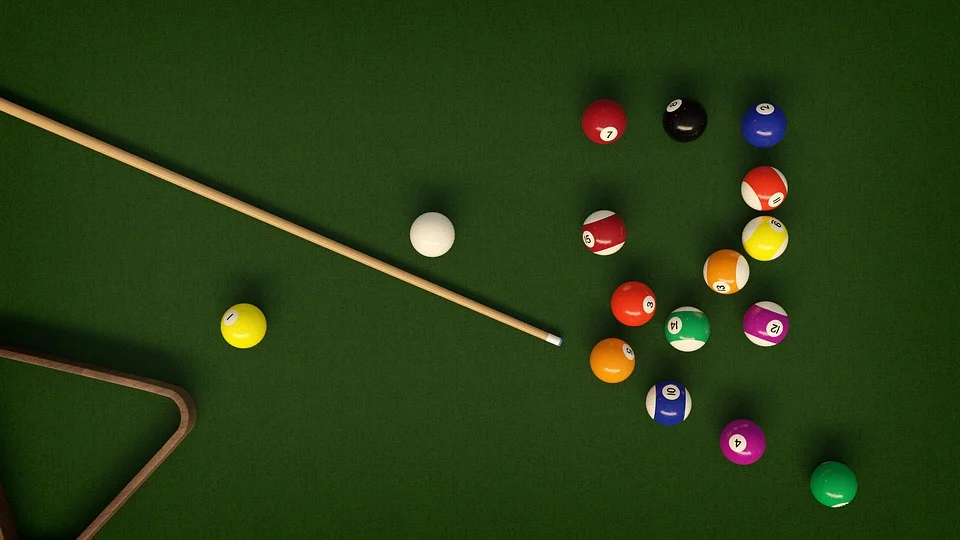
#> input picture openCV implementations/Test images/balls3.webp, 960 x 540 px, found by its file name; the run also reads 1 picture not shown here
$ python detectballs.py
#> lines starting #> are read from the running program, lines starting #| are printed output that depends on the picture; after the words box and inside, x2 and y2 are one past the last pixel; in counts of white or black regions, pixels touching at a corner belong together
#to detect balls
#and generate processsed image
import cv2
import numpy as np

width,height =1000,500

def nothing(x):
    pass
#hsv limits
lower = {'red':(2,135,109),
         'green':(54,0,69),
         'blue':(85,31,0),
         'yellow':(23,59,119),
         'orange':(9,150,135),
         'purple':(151,56,29),
         'burgundy':(177,47,0)
         }

upper = {'red':(9,255,255),
         'green':(80,255,255),
         'blue':(147,231,255),
         'yellow':(50,255,255),
         'orange':(23,255,255),
         'purple':(175,255,255),
         'burgundy':(255,255,255)
         }

# define standard colors for circle around the object
colors = {'red':(0,0,255),
          'green':(0,255,0),
          'blue':(255,0,0),
          'yellow':(0,255,217),
          'orange':(0,140,255),
          'purple':(151,56,29),
          'burgundy':(13,50,0)
          }

font = cv2.FONT_HERSHEY_SIMPLEX


frame = cv2.imread("venv/images/balls3.webp")
#> frame is the input picture: shape (540, 960, 3); mean B, G, R 19.4, 60.9, 40.8
h, w, c = frame.shape
#> h = 540; w = 960; c = 3
cv2.imwrite('testimg.jpg', frame)
wht = cv2.imread("venv/images/white.jpg")
wht =cv2.resize(wht,(w,h)) #same size whie back ground
#> wht: shape (540, 960, 3); every value is 255
cv2.imshow("Outputw",wht)
# [6 lines of commented-out code are left out]
blurred = cv2.GaussianBlur(frame,(11,11),0)
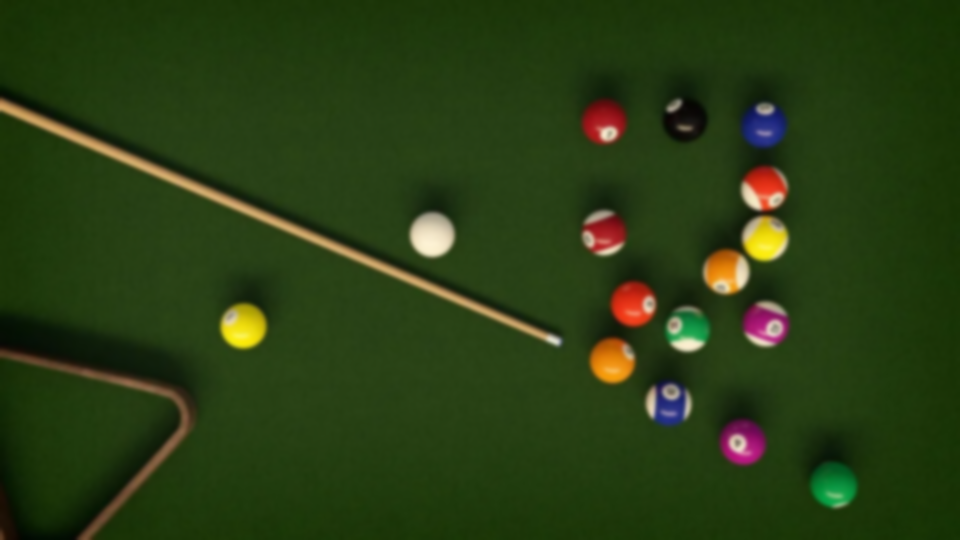
#> blurred: shape (540, 960, 3); mean B, G, R 19.4, 60.9, 40.8
hsv = cv2.cvtColor(frame,cv2.COLOR_BGR2HSV)
#> hsv: shape (540, 960, 3); mean H, S, V 47.2, 187.6, 64.4
    #for each color in dictionary check object in frame
for key, value in upper.items():
    kernel = np.ones((9,9),np.uint8)
    mask = cv2.inRange(hsv,lower[key],upper[key])
    #cv2.imshow("mask", mask)
    cv2.waitKey(0)
    mask = cv2.morphologyEx(mask,cv2.MORPH_OPEN,kernel)
    #cv2.imshow("mask1", mask)
    #cv2.waitKey(0)
    mask = cv2.morphologyEx(mask,cv2.MORPH_CLOSE,kernel)
    #cv2.imshow("mask2", mask)
    #cv2.waitKey(0)
    res1 = cv2.bitwise_and(frame, frame, mask=mask)
    #cv2.imshow("res", res1)
    #cv2.waitKey(0)


    #Calculate percentage of pixel colors
    output = cv2.countNonZero(mask)
    res = np.divide(float(output),mask.shape[0]*int(mask.shape[1] / 128))
    percent_colors = np.multiply((res),400) / 10000
    percent=(np.round(percent_colors*100,2))

    cnts = cv2.findContours(mask.copy(),cv2.RETR_LIST,cv2.CHAIN_APPROX_SIMPLE)[-2]
    cv2.drawContours(frame, cnts, -1, (10, 0, 200), 3)
    #for stripe balls (min areas)
    c1 = min(cnts, key=cv2.contourArea)
    ((x1, y1), radius1) = cv2.minEnclosingCircle(c1)
    #center calculation
    M1 = cv2.moments(c1)
    center1 = (int(M1["m10"] / M1["m00"]), int(M1["m01"] / M1["m00"]))
    #drawing circles
    cv2.circle(frame, (int(x1), int(y1)), int(radius1), colors[key], 2)
    cv2.circle(wht, (int(x1), int(y1)), int(radius1), colors[key], 2)
    #drwaing marker and text
    cv2.drawMarker(wht, center1, colors[key], markerType=cv2.MARKER_CROSS, thickness=2)
    cv2.putText(frame, 'Stripe-' + key, (int(x1 - radius1), int(y1 - radius1)), font, 0.6, colors[key], 2)
    cv2.putText(wht,  'Stripe-' + key, (int(x1 - radius1), int(y1 - radius1)), font, 0.6, colors[key], 2)
    center = None

    #For solid balls (max)
    #if len(cnts) > 0:
    c = max(cnts, key=cv2.contourArea)
    ((x,y), radius) = cv2.minEnclosingCircle(c)
    M = cv2.moments(c)
    center = (int(M["m10"] / M["m00"]),int(M["m01"] / M["m00"]))

    if radius > 0.5:
        #draw circles
        cv2.circle(frame,(int(x),int(y)),int(radius),colors[key],2)
        cv2.circle(wht, (int(x), int(y)), int(radius), colors[key], 2)
        #draw markers and text
        cv2.drawMarker(wht, center, colors[key], markerType=cv2.MARKER_CROSS, thickness=2)
        cv2.putText(frame,'solid-' +key,(int(x-radius),int(y-radius)),font,0.6,colors[key],2)
        cv2.putText(wht, 'solid-' + key, (int(x - radius), int(y - radius)), font, 0.6, colors[key], 2)
#> this loop made 7 passes
#> (output, res, percent_colors, percent, x1, y1, radius1, center1) on passes 2 to 7: (2371, 0.627, 0.0251, 2.51, 694, 325, 19.8, (693, 325)), (2218, 0.587, 0.0235, 2.35, 669.1, 410, 17.75, (669, 411)), (2544, 0.673, 0.0269, 2.69, 766, 241, 22.36, (764, 241)), (2208, 0.584, 0.0234, 2.34, 721.7, 266.3, 20.16, (721, 266)), (2153, 0.57, 0.0228, 2.28, 758.5, 321, 17.61, (756, 320)), (720, 0.19, 0.00762, 0.76, 606.5, 228.5, 12.35, (607, 229))
#> (output, res, percent_colors, percent, x1, y1, radius1, x) on pass 1: (1980, 0.524, 0.021, 2.1, 765, 183, 19.7, 632.8)
#> pass 1, `mask = cv2.inRange(hsv,lower[key],upper[key])`:
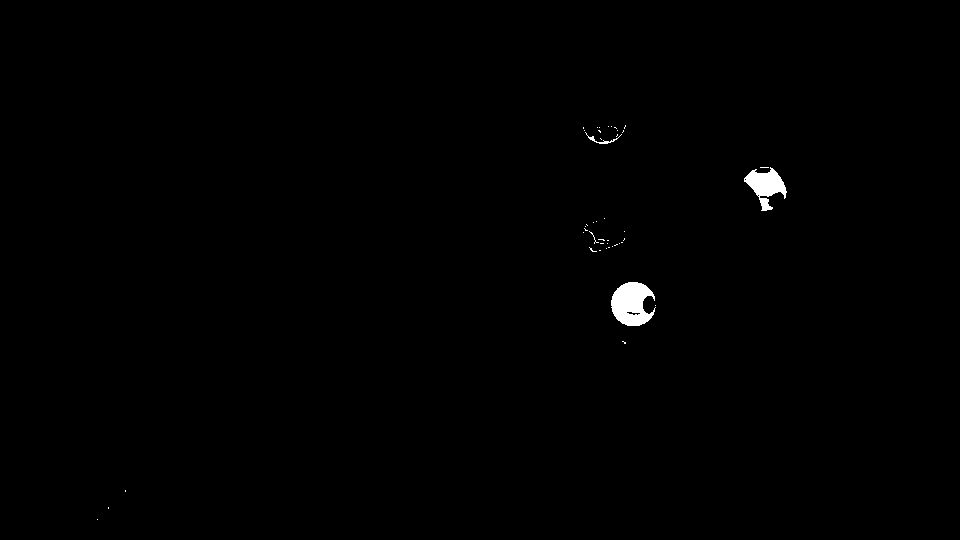
#> mask: shape (540, 960); 0.48% white; 44 white regions (41 under 20 px), largest, box (x1, y1, x2, y2) and area: (611, 282, 656, 326) 1373, (744, 167, 787, 211) 917, (585, 132, 622, 144) 76
#> pass 1, `mask = cv2.morphologyEx(mask,cv2.MORPH_OPEN,kernel)`:
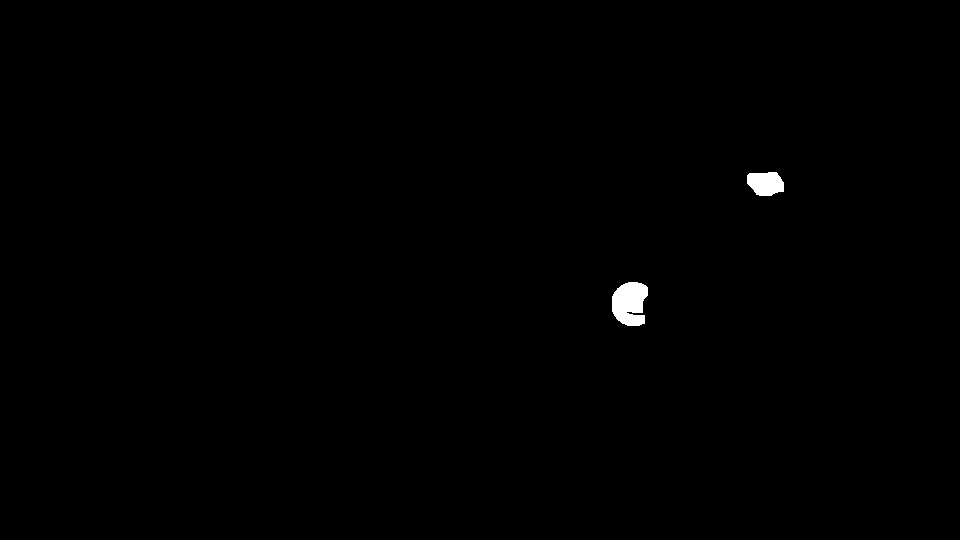
#> mask: shape (540, 960); 0.38% white; 2 white regions, box (x1, y1, x2, y2) and area: (612, 282, 648, 326) 1237, (747, 172, 784, 196) 714
#> after the loop:
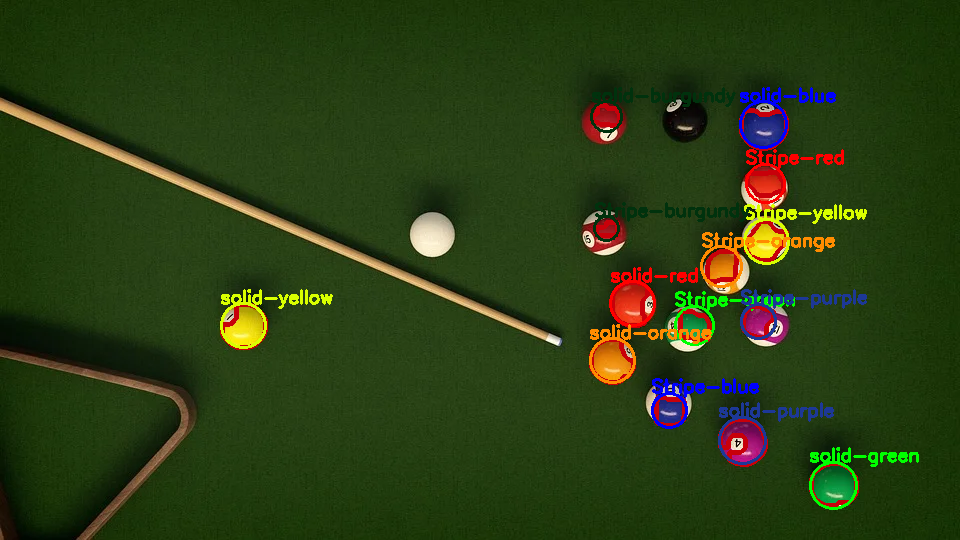
#> frame: shape (540, 960, 3); 4.04% of pixels changed, all inside (x1, y1, x2, y2) = (220, 87, 919, 510)
#> after the loop:
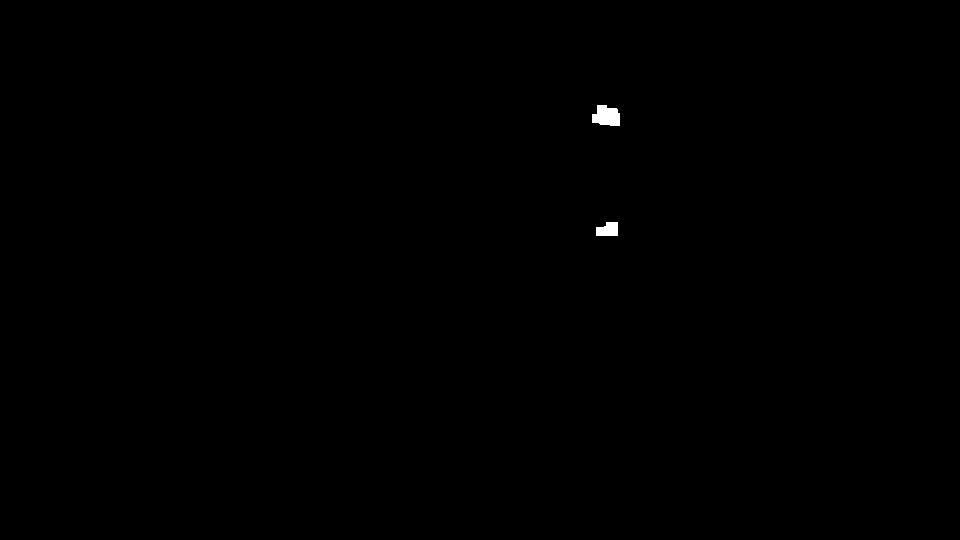
#> mask: shape (540, 960); 0.14% white; 2 white regions, box (x1, y1, x2, y2) and area: (592, 105, 620, 126) 460, (596, 222, 618, 236) 260
#> after the loop:
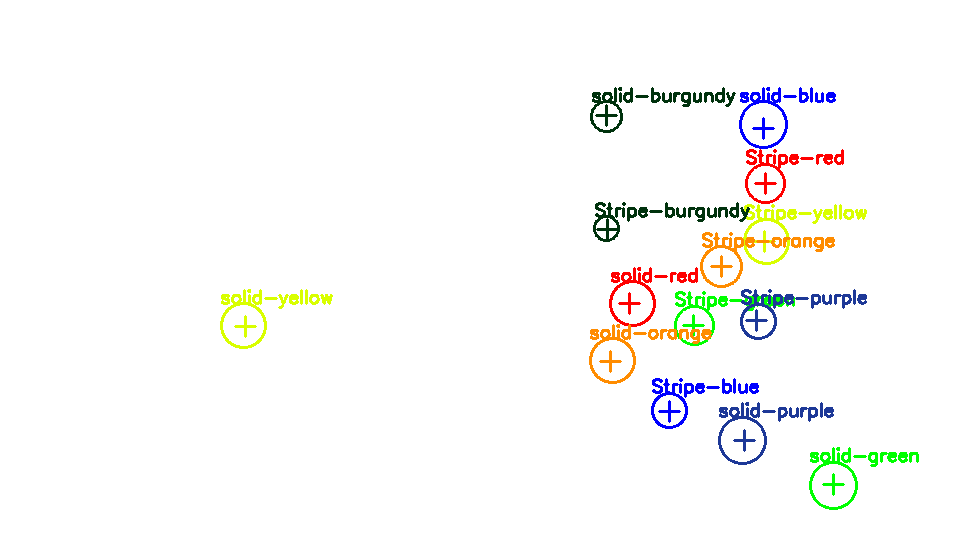
#> wht: shape (540, 960, 3); mean B, G, R 248.2, 249.9, 249.9

#writeng and showing outputs
cv2.imwrite('Colors.jpg', frame)
cv2.imshow("Frame",frame)
#cv2.imwrite('Colors1.jpg', out)
cv2.imshow("Output1",wht)

key = cv2.waitKey(0)
#> (key Esc is pressed here)
